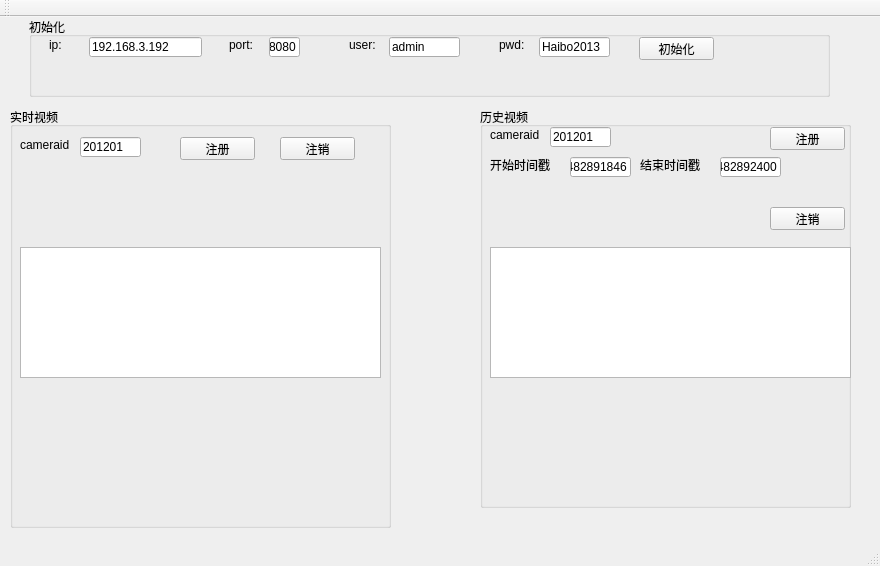
<?xml version="1.0" encoding="UTF-8"?>
<ui version="4.0">
 <class>DllDemo2Class</class>
 <widget class="QMainWindow" name="DllDemo2Class">
  <property name="geometry">
   <rect>
    <x>0</x>
    <y>0</y>
    <width>880</width>
    <height>566</height>
   </rect>
  </property>
  <property name="windowTitle">
   <string>DllDemo2</string>
  </property>
  <widget class="QWidget" name="centralWidget">
   <widget class="QGroupBox" name="groupBox">
    <property name="geometry">
     <rect>
      <x>10</x>
      <y>90</y>
      <width>381</width>
      <height>421</height>
     </rect>
    </property>
    <property name="title">
     <string>实时视频</string>
    </property>
    <widget class="QListWidget" name="relListWidget">
     <property name="geometry">
      <rect>
       <x>10</x>
       <y>140</y>
       <width>361</width>
       <height>131</height>
      </rect>
     </property>
    </widget>
    <widget class="QLineEdit" name="relcmidEdit">
     <property name="geometry">
      <rect>
       <x>70</x>
       <y>30</y>
       <width>61</width>
       <height>20</height>
      </rect>
     </property>
     <property name="text">
      <string>201201</string>
     </property>
    </widget>
    <widget class="QLabel" name="label">
     <property name="geometry">
      <rect>
       <x>10</x>
       <y>30</y>
       <width>51</width>
       <height>16</height>
      </rect>
     </property>
     <property name="text">
      <string>cameraid</string>
     </property>
    </widget>
    <widget class="QPushButton" name="regRelButton">
     <property name="geometry">
      <rect>
       <x>170</x>
       <y>30</y>
       <width>75</width>
       <height>23</height>
      </rect>
     </property>
     <property name="text">
      <string>注册</string>
     </property>
    </widget>
    <widget class="QPushButton" name="unRegRelButton">
     <property name="geometry">
      <rect>
       <x>270</x>
       <y>30</y>
       <width>75</width>
       <height>23</height>
      </rect>
     </property>
     <property name="text">
      <string>注销</string>
     </property>
    </widget>
    <widget class="QLabel" name="relInfoLabel">
     <property name="geometry">
      <rect>
       <x>20</x>
       <y>300</y>
       <width>351</width>
       <height>191</height>
      </rect>
     </property>
     <property name="text">
      <string/>
     </property>
    </widget>
   </widget>
   <widget class="QGroupBox" name="groupBox_2">
    <property name="geometry">
     <rect>
      <x>480</x>
      <y>90</y>
      <width>371</width>
      <height>401</height>
     </rect>
    </property>
    <property name="title">
     <string>历史视频</string>
    </property>
    <widget class="QListWidget" name="hisListWidget">
     <property name="geometry">
      <rect>
       <x>10</x>
       <y>140</y>
       <width>361</width>
       <height>131</height>
      </rect>
     </property>
    </widget>
    <widget class="QLabel" name="label_2">
     <property name="geometry">
      <rect>
       <x>10</x>
       <y>20</y>
       <width>51</width>
       <height>16</height>
      </rect>
     </property>
     <property name="text">
      <string>cameraid</string>
     </property>
    </widget>
    <widget class="QLineEdit" name="hiscmidEdit">
     <property name="geometry">
      <rect>
       <x>70</x>
       <y>20</y>
       <width>61</width>
       <height>20</height>
      </rect>
     </property>
     <property name="text">
      <string>201201</string>
     </property>
    </widget>
    <widget class="QPushButton" name="regHisButton">
     <property name="geometry">
      <rect>
       <x>290</x>
       <y>20</y>
       <width>75</width>
       <height>23</height>
      </rect>
     </property>
     <property name="text">
      <string>注册</string>
     </property>
    </widget>
    <widget class="QLabel" name="label_3">
     <property name="geometry">
      <rect>
       <x>10</x>
       <y>50</y>
       <width>71</width>
       <height>16</height>
      </rect>
     </property>
     <property name="text">
      <string>开始时间戳</string>
     </property>
    </widget>
    <widget class="QLineEdit" name="begtimeEdit">
     <property name="geometry">
      <rect>
       <x>90</x>
       <y>50</y>
       <width>61</width>
       <height>20</height>
      </rect>
     </property>
     <property name="text">
      <string>1482891846</string>
     </property>
    </widget>
    <widget class="QLabel" name="label_4">
     <property name="geometry">
      <rect>
       <x>160</x>
       <y>50</y>
       <width>71</width>
       <height>16</height>
      </rect>
     </property>
     <property name="text">
      <string>结束时间戳</string>
     </property>
    </widget>
    <widget class="QLineEdit" name="endtimeEdit">
     <property name="geometry">
      <rect>
       <x>240</x>
       <y>50</y>
       <width>61</width>
       <height>20</height>
      </rect>
     </property>
     <property name="text">
      <string>1482892400</string>
     </property>
    </widget>
    <widget class="QPushButton" name="unRegHisButton">
     <property name="geometry">
      <rect>
       <x>290</x>
       <y>100</y>
       <width>75</width>
       <height>23</height>
      </rect>
     </property>
     <property name="text">
      <string>注销</string>
     </property>
    </widget>
    <widget class="QLabel" name="hisInfoLabel">
     <property name="geometry">
      <rect>
       <x>10</x>
       <y>280</y>
       <width>351</width>
       <height>191</height>
      </rect>
     </property>
     <property name="text">
      <string/>
     </property>
    </widget>
   </widget>
   <widget class="QGroupBox" name="groupBox_3">
    <property name="geometry">
     <rect>
      <x>29</x>
      <y>0</y>
      <width>801</width>
      <height>80</height>
     </rect>
    </property>
    <property name="title">
     <string>初始化</string>
    </property>
    <widget class="QLabel" name="label_5">
     <property name="geometry">
      <rect>
       <x>20</x>
       <y>20</y>
       <width>31</width>
       <height>16</height>
      </rect>
     </property>
     <property name="text">
      <string>ip:</string>
     </property>
    </widget>
    <widget class="QLineEdit" name="ipEdit">
     <property name="geometry">
      <rect>
       <x>60</x>
       <y>20</y>
       <width>113</width>
       <height>20</height>
      </rect>
     </property>
     <property name="text">
      <string>192.168.3.192</string>
     </property>
    </widget>
    <widget class="QLabel" name="label_6">
     <property name="geometry">
      <rect>
       <x>200</x>
       <y>20</y>
       <width>31</width>
       <height>16</height>
      </rect>
     </property>
     <property name="text">
      <string>port:</string>
     </property>
    </widget>
    <widget class="QLineEdit" name="portEdit">
     <property name="geometry">
      <rect>
       <x>240</x>
       <y>20</y>
       <width>31</width>
       <height>20</height>
      </rect>
     </property>
     <property name="text">
      <string>8080</string>
     </property>
    </widget>
    <widget class="QLabel" name="label_7">
     <property name="geometry">
      <rect>
       <x>320</x>
       <y>20</y>
       <width>31</width>
       <height>16</height>
      </rect>
     </property>
     <property name="text">
      <string>user:</string>
     </property>
    </widget>
    <widget class="QLineEdit" name="userEdit">
     <property name="geometry">
      <rect>
       <x>360</x>
       <y>20</y>
       <width>71</width>
       <height>20</height>
      </rect>
     </property>
     <property name="text">
      <string>admin</string>
     </property>
    </widget>
    <widget class="QLabel" name="label_8">
     <property name="geometry">
      <rect>
       <x>470</x>
       <y>20</y>
       <width>31</width>
       <height>16</height>
      </rect>
     </property>
     <property name="text">
      <string>pwd:</string>
     </property>
    </widget>
    <widget class="QLineEdit" name="pwdEdit">
     <property name="geometry">
      <rect>
       <x>510</x>
       <y>20</y>
       <width>71</width>
       <height>20</height>
      </rect>
     </property>
     <property name="text">
      <string>Haibo2013</string>
     </property>
    </widget>
    <widget class="QPushButton" name="initButton">
     <property name="geometry">
      <rect>
       <x>610</x>
       <y>20</y>
       <width>75</width>
       <height>23</height>
      </rect>
     </property>
     <property name="text">
      <string>初始化</string>
     </property>
    </widget>
   </widget>
  </widget>
  <widget class="QMenuBar" name="menuBar">
   <property name="geometry">
    <rect>
     <x>0</x>
     <y>0</y>
     <width>880</width>
     <height>21</height>
    </rect>
   </property>
  </widget>
  <widget class="QToolBar" name="mainToolBar">
   <attribute name="toolBarArea">
    <enum>TopToolBarArea</enum>
   </attribute>
   <attribute name="toolBarBreak">
    <bool>false</bool>
   </attribute>
  </widget>
  <widget class="QStatusBar" name="statusBar"/>
 </widget>
 <layoutdefault spacing="6" margin="11"/>
 <resources/>
 <connections/>
</ui>
